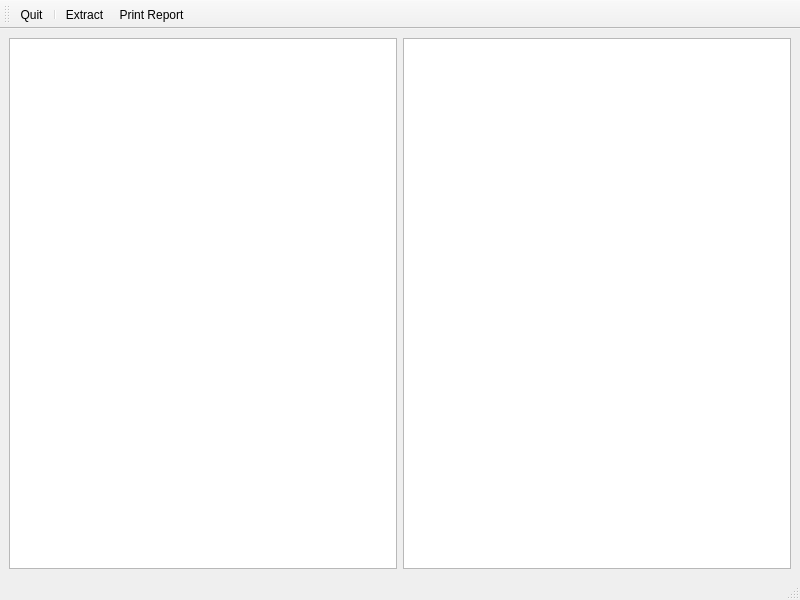
<?xml version="1.0" encoding="UTF-8"?>
<ui version="4.0">
 <class>frmSMS</class>
 <widget class="QMainWindow" name="frmSMS">
  <property name="geometry">
   <rect>
    <x>0</x>
    <y>0</y>
    <width>800</width>
    <height>600</height>
   </rect>
  </property>
  <property name="windowTitle">
   <string>MainWindow</string>
  </property>
  <widget class="QWidget" name="centralwidget">
   <layout class="QHBoxLayout" name="horizontalLayout">
    <item>
     <widget class="QTableView" name="tableViewChats"/>
    </item>
    <item>
     <widget class="QTableView" name="tableViewMessages"/>
    </item>
   </layout>
  </widget>
  <widget class="QMenuBar" name="menubar">
   <property name="geometry">
    <rect>
     <x>0</x>
     <y>0</y>
     <width>800</width>
     <height>22</height>
    </rect>
   </property>
  </widget>
  <widget class="QStatusBar" name="statusbar"/>
  <widget class="QToolBar" name="toolBar">
   <property name="windowTitle">
    <string>toolBar</string>
   </property>
   <attribute name="toolBarArea">
    <enum>TopToolBarArea</enum>
   </attribute>
   <attribute name="toolBarBreak">
    <bool>false</bool>
   </attribute>
   <addaction name="actionQuit"/>
   <addaction name="separator"/>
   <addaction name="actionExtract"/>
   <addaction name="actionReport"/>
  </widget>
  <action name="actionQuit">
   <property name="icon">
    <iconset resource="../iosbackupexaminer2.qrc">
     <normaloff>:/Images/data/img/exit.png</normaloff>:/Images/data/img/exit.png</iconset>
   </property>
   <property name="text">
    <string>Quit</string>
   </property>
   <property name="toolTip">
    <string>Quit</string>
   </property>
   <property name="shortcut">
    <string>Ctrl+Q</string>
   </property>
  </action>
  <action name="actionExtract">
   <property name="icon">
    <iconset resource="../iosbackupexaminer2.qrc">
     <normaloff>:/Images/data/img/unzip_app.png</normaloff>:/Images/data/img/unzip_app.png</iconset>
   </property>
   <property name="text">
    <string>Extract</string>
   </property>
   <property name="toolTip">
    <string>Extract App</string>
   </property>
   <property name="shortcut">
    <string>Ctrl+E</string>
   </property>
  </action>
  <action name="actionReport">
   <property name="icon">
    <iconset resource="../iosbackupexaminer2.qrc">
     <normaloff>:/Images/data/img/open.png</normaloff>:/Images/data/img/open.png</iconset>
   </property>
   <property name="text">
    <string>Print Report</string>
   </property>
   <property name="toolTip">
    <string>Create HTML Report</string>
   </property>
   <property name="shortcut">
    <string>Ctrl+P</string>
   </property>
  </action>
 </widget>
 <resources>
  <include location="../iosbackupexaminer2.qrc"/>
 </resources>
 <connections>
  <connection>
   <sender>actionQuit</sender>
   <signal>triggered(bool)</signal>
   <receiver>frmSMS</receiver>
   <slot>close()</slot>
   <hints>
    <hint type="sourcelabel">
     <x>-1</x>
     <y>-1</y>
    </hint>
    <hint type="destinationlabel">
     <x>399</x>
     <y>299</y>
    </hint>
   </hints>
  </connection>
  <connection>
   <sender>tableViewChats</sender>
   <signal>clicked(QModelIndex)</signal>
   <receiver>frmSMS</receiver>
   <slot>onTreeClick()</slot>
   <hints>
    <hint type="sourcelabel">
     <x>161</x>
     <y>546</y>
    </hint>
    <hint type="destinationlabel">
     <x>190</x>
     <y>571</y>
    </hint>
   </hints>
  </connection>
  <connection>
   <sender>actionExtract</sender>
   <signal>activated()</signal>
   <receiver>frmSMS</receiver>
   <slot>extractApp()</slot>
   <hints>
    <hint type="sourcelabel">
     <x>-1</x>
     <y>-1</y>
    </hint>
    <hint type="destinationlabel">
     <x>399</x>
     <y>299</y>
    </hint>
   </hints>
  </connection>
  <connection>
   <sender>actionReport</sender>
   <signal>activated()</signal>
   <receiver>frmSMS</receiver>
   <slot>printReport()</slot>
   <hints>
    <hint type="sourcelabel">
     <x>-1</x>
     <y>-1</y>
    </hint>
    <hint type="destinationlabel">
     <x>399</x>
     <y>299</y>
    </hint>
   </hints>
  </connection>
 </connections>
 <slots>
  <slot>onTreeClick()</slot>
  <slot>extractApp()</slot>
  <slot>printReport()</slot>
 </slots>
</ui>
